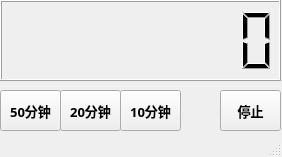
<?xml version="1.0" encoding="UTF-8"?>
<ui version="4.0">
 <class>MainWindow</class>
 <widget class="QMainWindow" name="MainWindow">
  <property name="geometry">
   <rect>
    <x>0</x>
    <y>0</y>
    <width>282</width>
    <height>157</height>
   </rect>
  </property>
  <property name="windowTitle">
   <string>MainWindow</string>
  </property>
  <widget class="QWidget" name="centralwidget">
   <widget class="QPushButton" name="Bnt50">
    <property name="geometry">
     <rect>
      <x>0</x>
      <y>90</y>
      <width>61</width>
      <height>41</height>
     </rect>
    </property>
    <property name="font">
     <font>
      <family>Bahnschrift SemiBold</family>
      <pointsize>10</pointsize>
      <weight>75</weight>
      <bold>true</bold>
     </font>
    </property>
    <property name="text">
     <string>50分钟</string>
    </property>
   </widget>
   <widget class="QPushButton" name="Bnt20">
    <property name="geometry">
     <rect>
      <x>60</x>
      <y>90</y>
      <width>61</width>
      <height>41</height>
     </rect>
    </property>
    <property name="font">
     <font>
      <family>Bahnschrift SemiBold</family>
      <pointsize>10</pointsize>
      <weight>75</weight>
      <bold>true</bold>
     </font>
    </property>
    <property name="text">
     <string>20分钟</string>
    </property>
   </widget>
   <widget class="QPushButton" name="Bnt10">
    <property name="geometry">
     <rect>
      <x>120</x>
      <y>90</y>
      <width>61</width>
      <height>41</height>
     </rect>
    </property>
    <property name="font">
     <font>
      <family>Bahnschrift SemiBold</family>
      <pointsize>10</pointsize>
      <weight>75</weight>
      <bold>true</bold>
     </font>
    </property>
    <property name="text">
     <string>10分钟</string>
    </property>
   </widget>
   <widget class="QLCDNumber" name="lcdTime">
    <property name="geometry">
     <rect>
      <x>0</x>
      <y>0</y>
      <width>281</width>
      <height>81</height>
     </rect>
    </property>
    <property name="digitCount">
     <number>8</number>
    </property>
   </widget>
   <widget class="QPushButton" name="BntStop">
    <property name="geometry">
     <rect>
      <x>220</x>
      <y>90</y>
      <width>61</width>
      <height>41</height>
     </rect>
    </property>
    <property name="font">
     <font>
      <family>Bahnschrift SemiBold</family>
      <pointsize>10</pointsize>
      <weight>75</weight>
      <bold>true</bold>
     </font>
    </property>
    <property name="text">
     <string>停止</string>
    </property>
   </widget>
  </widget>
  <widget class="QStatusBar" name="statusbar"/>
 </widget>
 <resources/>
 <connections/>
</ui>
